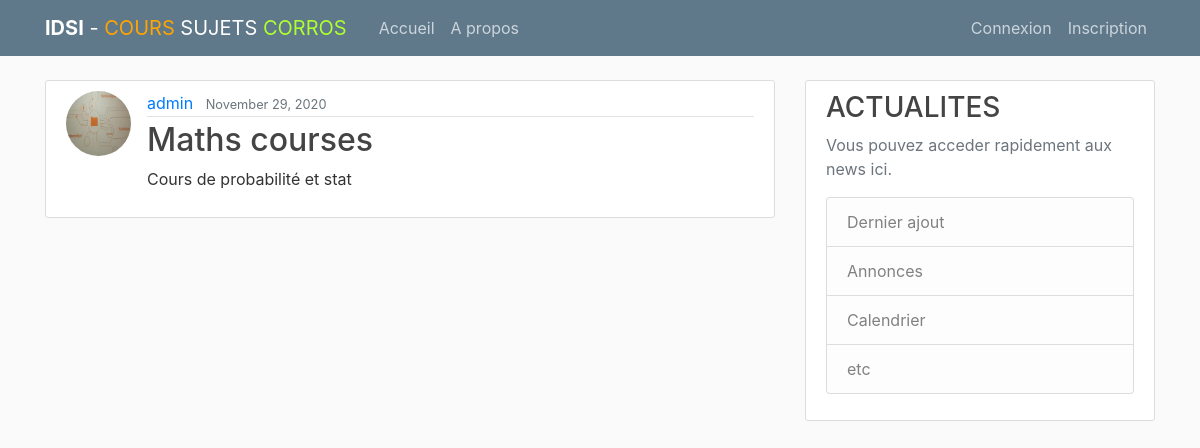
Page /idsi/post/2/ on the committed database.
### idsi/models.py (models this page shows, shortened)
class Post(models.Model):
    title = models.CharField(max_length=100)
    content = models.TextField()
    date_posted = models.DateTimeField(default=timezone.now)
    author = models.ForeignKey(User, on_delete=models.CASCADE)

### users/models.py (models this page shows, shortened)
class Profile(models.Model):
    user = models.OneToOneField(User, on_delete=models.CASCADE)
    image = models.ImageField(default='default.jpg', upload_to='profile_pics')

### idsi/views.py (the view)
# urls.py: path('post/<int:pk>/', PostDetailView.as_view(template_name='post_detail.html'), name='post-detail'),
class PostDetailView(DetailView):
    model = Post

### idsi/templates/post_detail.html (shortened to what this page needs)
{% extends "base.html" %}
{% block content %}
  <article class="media content-section">
    <img class="rounded-circle article-img" src="{{ object.author.profile.image.url }}">
    <div class="media-body">
      <div class="article-metadata">
        <a class="mr-2" href="#">{{ object.author }}</a>
        <small class="text-muted">{{ object.date_posted|date:"F d, Y" }}</small>
      </div>
      <h2 class="article-title">{{ object.title }}</h2>
      <p class="article-content">{{ object.content }}</p>
    </div>
  </article>
{% endblock content %}

### idsi/static/main.css (style rules this page uses)
body { background: #fafafa; color: #333333; margin-top: 5rem; }
h1, h2, h3, h4, h5, h6 { color: #444444; }
.content-section { background: #ffffff; padding: 10px 20px; border: 1px solid #dddddd; border-radius: 3px; margin-bottom: 20px; }
.article-title { color: #444444; }
.article-content { white-space: pre-line; }
.article-img { height: 65px; width: 65px; margin-right: 16px; }
.article-metadata { padding-bottom: 1px; margin-bottom: 4px; border-bottom: 1px solid #e3e3e3 }

### rows in the picture
Post: author.profile.image (placeholder picture), author "admin", date_posted "November 29, 2020", title "Maths courses", content "Cours de probabilité et stat"
